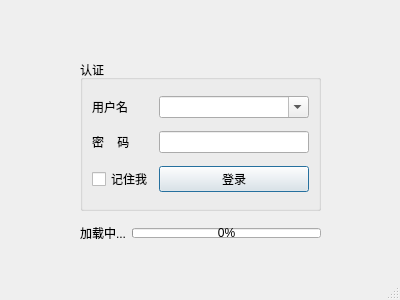
<?xml version="1.0" encoding="UTF-8"?>
<ui version="4.0">
 <class>login</class>
 <widget class="QDialog" name="login">
  <property name="windowModality">
   <enum>Qt::NonModal</enum>
  </property>
  <property name="geometry">
   <rect>
    <x>0</x>
    <y>0</y>
    <width>400</width>
    <height>300</height>
   </rect>
  </property>
  <property name="maximumSize">
   <size>
    <width>400</width>
    <height>300</height>
   </size>
  </property>
  <property name="windowTitle">
   <string>股神登录入口</string>
  </property>
  <property name="sizeGripEnabled">
   <bool>true</bool>
  </property>
  <property name="modal">
   <bool>false</bool>
  </property>
  <widget class="QGroupBox" name="groupBox">
   <property name="geometry">
    <rect>
     <x>80</x>
     <y>60</y>
     <width>241</width>
     <height>151</height>
    </rect>
   </property>
   <property name="title">
    <string>认证</string>
   </property>
   <layout class="QGridLayout" name="gridLayout">
    <item row="0" column="1">
     <widget class="QComboBox" name="comboBox_user">
      <property name="editable">
       <bool>true</bool>
      </property>
      <property name="currentText">
       <string/>
      </property>
      <property name="placeholderText">
       <string/>
      </property>
     </widget>
    </item>
    <item row="2" column="1">
     <widget class="QPushButton" name="pushButton_login">
      <property name="text">
       <string>登录</string>
      </property>
     </widget>
    </item>
    <item row="0" column="0">
     <widget class="QLabel" name="label_u">
      <property name="text">
       <string>用户名</string>
      </property>
     </widget>
    </item>
    <item row="1" column="1">
     <widget class="QLineEdit" name="lineEdit_password">
      <property name="inputMask">
       <string/>
      </property>
      <property name="text">
       <string/>
      </property>
      <property name="echoMode">
       <enum>QLineEdit::Password</enum>
      </property>
      <property name="placeholderText">
       <string/>
      </property>
     </widget>
    </item>
    <item row="1" column="0">
     <widget class="QLabel" name="label_p">
      <property name="text">
       <string>密    码</string>
      </property>
     </widget>
    </item>
    <item row="2" column="0">
     <widget class="QCheckBox" name="checkBox_remeber">
      <property name="text">
       <string>记住我</string>
      </property>
     </widget>
    </item>
   </layout>
  </widget>
  <widget class="QLabel" name="label_log">
   <property name="geometry">
    <rect>
     <x>30</x>
     <y>270</y>
     <width>111</width>
     <height>16</height>
    </rect>
   </property>
   <property name="text">
    <string/>
   </property>
  </widget>
  <widget class="QWidget" name="">
   <property name="geometry">
    <rect>
     <x>80</x>
     <y>220</y>
     <width>241</width>
     <height>26</height>
    </rect>
   </property>
   <layout class="QHBoxLayout" name="horizontalLayout">
    <item>
     <widget class="QLabel" name="label_load">
      <property name="text">
       <string>加载中...</string>
      </property>
     </widget>
    </item>
    <item>
     <widget class="QProgressBar" name="progressBar_load">
      <property name="maximumSize">
       <size>
        <width>16777215</width>
        <height>10</height>
       </size>
      </property>
      <property name="value">
       <number>0</number>
      </property>
     </widget>
    </item>
   </layout>
  </widget>
 </widget>
 <resources/>
 <connections/>
</ui>
